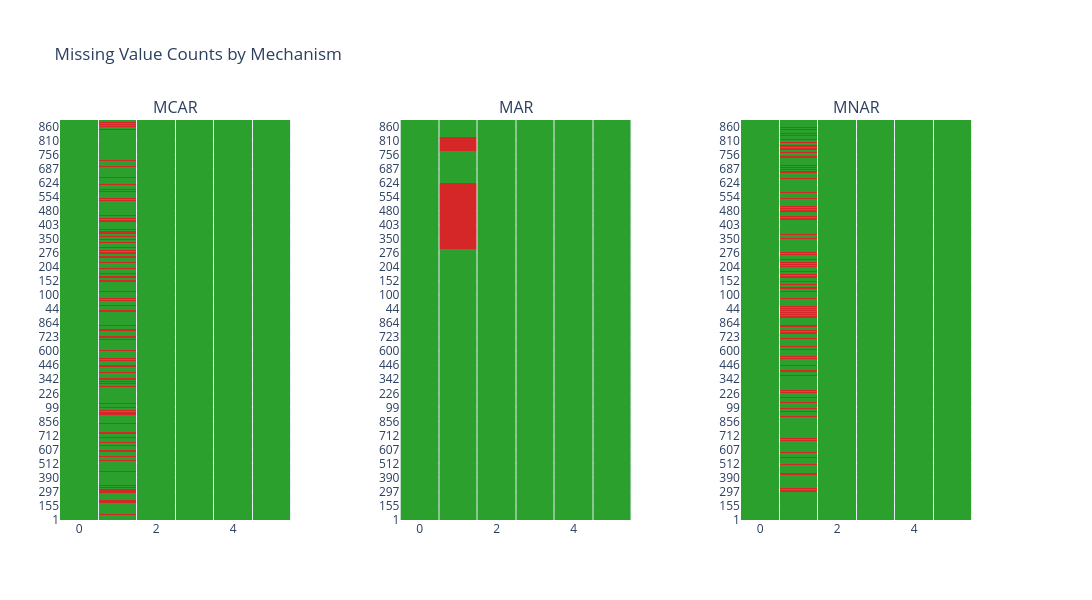

The code cell stored with this chart in its notebook:
### Markdown cell above
Since pclass is the strongest candidate to explain MAR, we will use the heatmap_missingness ordered by pclass to test whether missing age values locate at specific pclass.

### Code cell
panel = Panel(
    plots=[
        md_mcar.heatmap_missingness(
            title="MCAR", 
            order_by=[{"column": "pclass", "direction": "asc"}]
            ),
        md_mar.heatmap_missingness(
            title="MAR", 
            order_by=[{"column": "pclass", "direction": "asc"}]
            ),
        md_mnar.heatmap_missingness(
            title="MNAR",
            order_by=[{"column": "pclass", "direction": "asc"}]
            )
        ],
    title="Missing Value Counts by Mechanism",
    )

panel.show()

### Figure 1 — Plotly figure (JSON) as saved in the notebook; plotly's stock layout.template omitted (floating-point values rounded to 4 significant figures; data arrays with more than 128 entries replaced by an {"elided": "..."} marker saying what was removed)
{"data": [{"colorscale": [[0, "#d62728"], [1, "#2ca02c"]], "customdata": {"elided": "712x6 str values"}, "hovertemplate": "<b>Row</b>: %{y}<br><b>Column</b>: %{customdata}<br><b>Status</b>: %{text}<extra></extra>", "showlegend": false, "showscale": false, "text": {"elided": "712x6 str values"}, "type": "heatmap", "x": [0, 1, 2, 3, 4, 5], "xaxis": "x", "xgap": 1, "y": {"elided": "712 str values"}, "yaxis": "y", "ygap": 0, "z": {"elided": "712x6 int values"}, "zmax": 1, "zmin": 0}, {"colorscale": [[0, "#d62728"], [1, "#2ca02c"]], "customdata": {"elided": "712x6 str values"}, "hovertemplate": "<b>Row</b>: %{y}<br><b>Column</b>: %{customdata}<br><b>Status</b>: %{text}<extra></extra>", "showlegend": false, "showscale": false, "text": {"elided": "712x6 str values"}, "type": "heatmap", "x": [0, 1, 2, 3, 4, 5], "xaxis": "x2", "xgap": 1, "y": {"elided": "712 str values"}, "yaxis": "y2", "ygap": 0, "z": {"elided": "712x6 int values"}, "zmax": 1, "zmin": 0}, {"colorscale": [[0, "#d62728"], [1, "#2ca02c"]], "customdata": {"elided": "712x6 str values"}, "hovertemplate": "<b>Row</b>: %{y}<br><b>Column</b>: %{customdata}<br><b>Status</b>: %{text}<extra></extra>", "showlegend": false, "showscale": false, "text": {"elided": "712x6 str values"}, "type": "heatmap", "x": [0, 1, 2, 3, 4, 5], "xaxis": "x3", "xgap": 1, "y": {"elided": "712 str values"}, "yaxis": "y3", "ygap": 0, "z": {"elided": "712x6 int values"}, "zmax": 1, "zmin": 0}], "layout": {"annotations": [{"font": {"size": 16}, "showarrow": false, "text": "MCAR", "x": 0.1267, "xanchor": "center", "xref": "paper", "y": 1, "yanchor": "bottom", "yref": "paper"}, {"font": {"size": 16}, "showarrow": false, "text": "MAR", "x": 0.5, "xanchor": "center", "xref": "paper", "y": 1, "yanchor": "bottom", "yref": "paper"}, {"font": {"size": 16}, "showarrow": false, "text": "MNAR", "x": 0.8733, "xanchor": "center", "xref": "paper", "y": 1, "yanchor": "bottom", "yref": "paper"}], "font": {}, "height": 600, "margin": {"b": 80, "l": 60, "r": 120, "t": 120}, "showlegend": false, "title": {"text": "Missing Value Counts by Mechanism"}, "width": 1500, "xaxis": {"anchor": "y", "domain": [0, 0.2533]}, "xaxis2": {"anchor": "y2", "domain": [0.3733, 0.6267]}, "xaxis3": {"anchor": "y3", "domain": [0.7467, 1]}, "yaxis": {"anchor": "x", "domain": [0, 1]}, "yaxis2": {"anchor": "x2", "domain": [0, 1]}, "yaxis3": {"anchor": "x3", "domain": [0, 1]}}}
